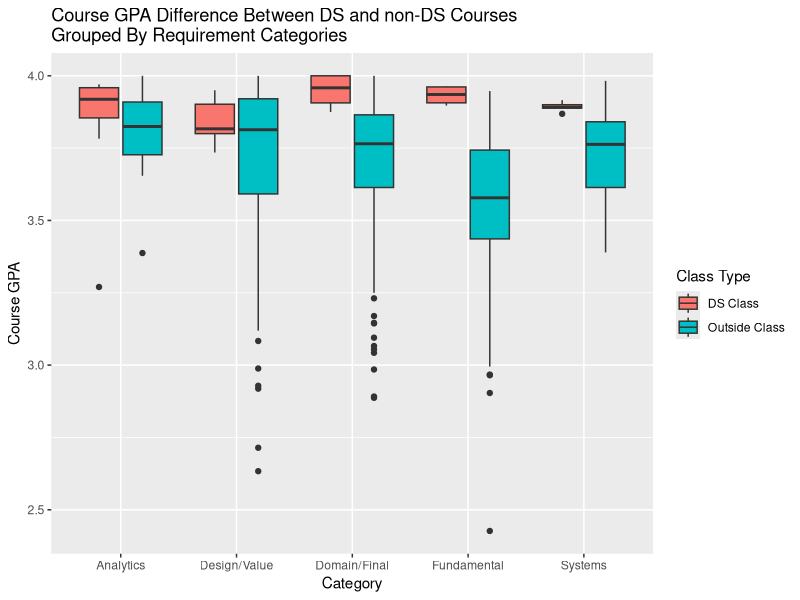
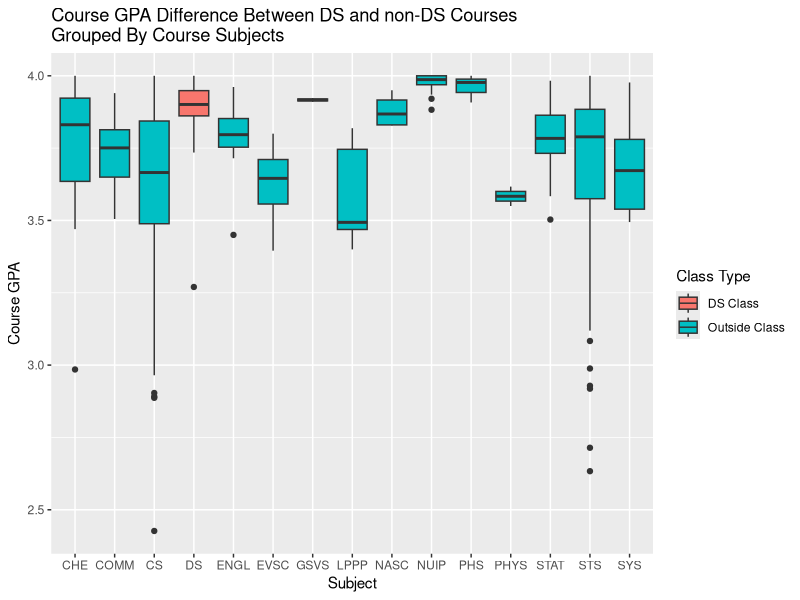

Generate these figures, in order, with R:
## ---- chunk 1
knitr::opts_chunk$set(echo = TRUE)
## ---- chunk 2
library(readxl)
library(ggplot2)
library(tidyverse)
## ---- chunk 3
all_courses <- read_excel("all_courses.xlsx"); all_courses
## ---- chunk 4
# filter for undergrad
all_courses <- filter(all_courses, `Catalog Number` < 5000); all_courses 
## ---- chunk 5
# select relevant columns for q4 and combine subject and catalog num
all_courses <- select(all_courses, `Subject`, `Catalog Number`, `Course GPA`); 
all_courses <- unite(all_courses, Course, Subject,`Catalog Number`, sep=" ", remove=FALSE)
all_courses
## ---- chunk 6
Fundamental = c("CS 1110", "CS 1111", "CS 1112", "CS 2110", "PHYS 1655", "CS 1113")
Analytics = c("CS 4774", "PSYC 5710", "STAT 5630")
Systems = c("CS 4750", "COMM 3220", "SYS 2202")
DesignValue = c("SARC 5400", "APMA 2500", "COMM 3810", "COMM 4520", "LPPP 4210", 
                "NASC 4200", "NUIP 3311", "LPPS 5360", "STS 4600", "NUIP 4311")
DomainFinal = c("BME 3636", "CHE 4561", "COMM 4351", "COMM 4230", "COMM 4520", "COMM 4522",
                "CS 3710", "CS 4501", "ENGL 3500", "EVSC 3020", "EVSC 4080", "EVSC 5040",
                "GSVS 4100", "PHS 3102", "STAT 4220", "STAT 4630", "STAT 4800", "STAT 4996")
## ---- chunk 7
# filter out irrelevant courses
all_courses <- filter(all_courses, substr(Course,1,2)=="DS" | match(Course, Fundamental)
                      | match(Course, Analytics) | match(Course, Systems)
                      | match(Course, DesignValue) | match(Course, DomainFinal))
all_courses
## ---- chunk 8
# create new column for category
all_courses <- mutate(all_courses, Category = case_when(
  Course %in% Fundamental | Course=="DS 1002" ~ "Fundamental",
  Course %in% Analytics | Course=="DS 2006" | Course=="DS 3001" | Course=="DS 3005"
  | Course=="DS 3006" ~ "Analytics",
  Course %in% Systems | Course=="DS 2002" ~ "Systems",
  Course %in% DesignValue | Course=="DS 2003" | Course=="DS 2004" ~ "Design/Value",
  Course %in% DomainFinal | Course=="DS 4002" ~ "Domain/Final"
)) %>% drop_na(Category);
all_courses
## ---- chunk 9
# mark ds courses
all_courses <- mutate(all_courses, `Class Type` = if_else(substr(Course,1,2)=="DS", "DS Class", "Outside Class"))
all_courses
## ---- chunk 10
ggplot(all_courses, aes(fill=`Class Type`, y=`Course GPA`, x=Category)) + 
  geom_boxplot() + ggtitle("Course GPA Difference Between DS and non-DS Courses \nGrouped By Requirement Categories")
## ---- chunk 11
ggplot(all_courses, aes(fill=`Class Type`, y=`Course GPA`, x=Subject)) + 
  geom_boxplot() + ggtitle("Course GPA Difference Between DS and non-DS Courses \nGrouped By Course Subjects")
